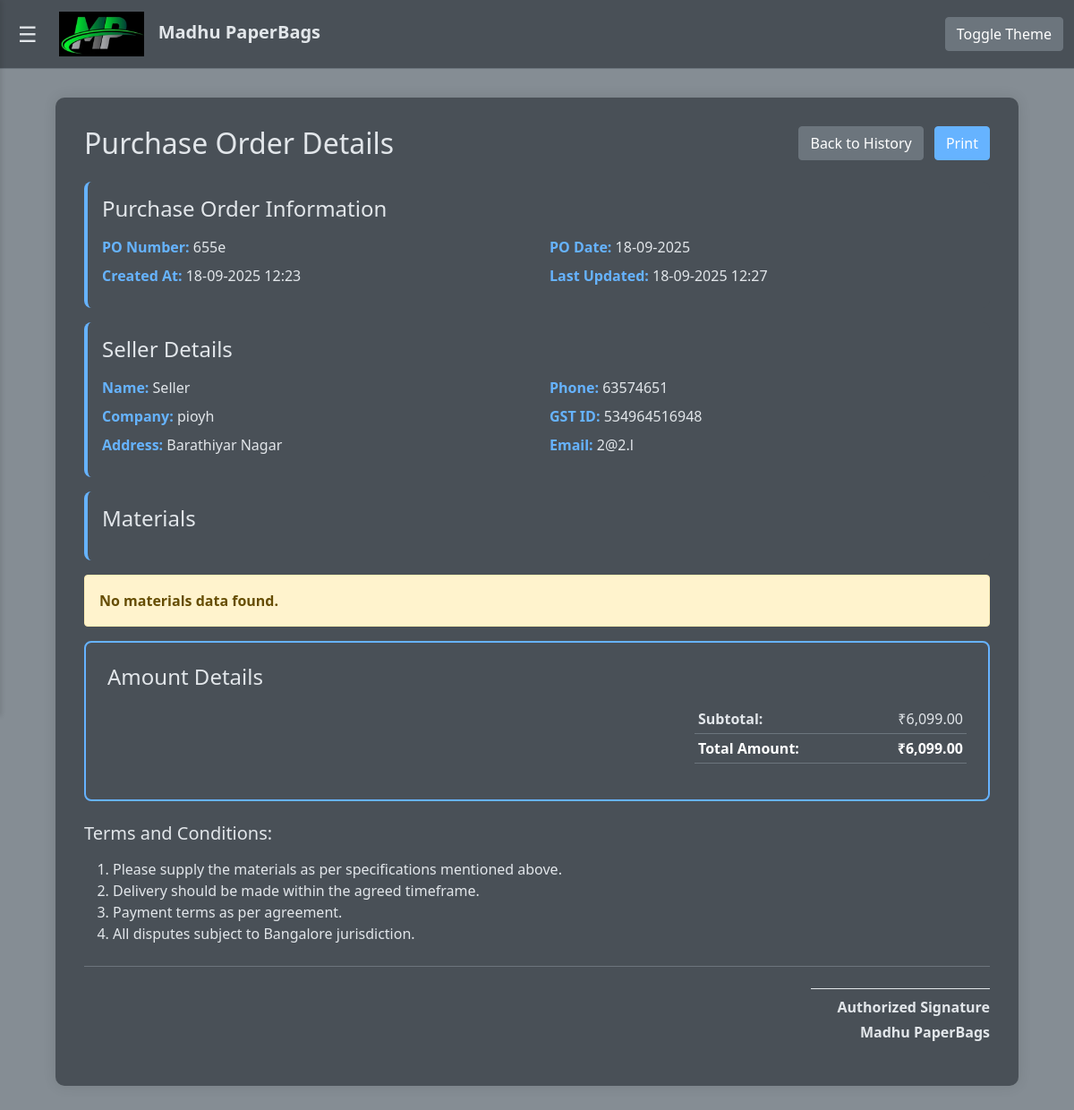
Screenshot of /view_purchase_order.php?id=2 (signed in) with the database file from the repository.
### tables this page shows
CREATE TABLE `purchase_orders` (
  `id` int(11) NOT NULL,
  `po_number` varchar(255) NOT NULL,
  `po_date` date NOT NULL,
  `seller_name` varchar(255) NOT NULL,
  `seller_company` varchar(255) NOT NULL,
  `seller_address` text NOT NULL,
  `seller_phone` varchar(20) NOT NULL,
  `seller_gst` varchar(50) DEFAULT NULL,
  `seller_email` varchar(255) DEFAULT NULL,
  `materials_data` text NOT NULL,
  `subtotal` decimal(15,2) NOT NULL DEFAULT 0.00,
  `cgst_rate` decimal(5,2) DEFAULT 0.00,
  `sgst_rate` decimal(5,2) DEFAULT 0.00,
  `igst_rate` decimal(5,2) DEFAULT 0.00,
  `cgst_amount` decimal(15,2) DEFAULT 0.00,
  `sgst_amount` decimal(15,2) DEFAULT 0.00,
  `igst_amount` decimal(15,2) DEFAULT 0.00,
  `total_amount` decimal(15,2) NOT NULL DEFAULT 0.00,
  `created_at` timestamp NOT NULL DEFAULT current_timestamp(),
  `updated_at` timestamp NOT NULL DEFAULT current_timestamp() ON UPDATE current_timestamp()
);

### view_purchase_order.php (the view, shortened to what this page needs)
<?php
require_once "config/database.php";
$po_id = isset($_GET['id']) ? intval($_GET['id']) : 0;
$sql = "SELECT * FROM purchase_orders WHERE id = ?";
$stmt = mysqli_prepare($conn, $sql);
mysqli_stmt_bind_param($stmt, "i", $po_id);
mysqli_stmt_execute($stmt);
$result = mysqli_stmt_get_result($stmt);
$po = mysqli_fetch_assoc($result);
$materials_data = json_decode($po['materials_data'], true);
if (!$materials_data) {
    $materials_data = [];
}
?>
<!DOCTYPE html>
<html lang="en">
<head>
    <link href="https://cdn.jsdelivr.net/npm/bootstrap@5.1.3/dist/css/bootstrap.min.css" rel="stylesheet">
    <link href="includes/sidebar.css" rel="stylesheet">
</head>
<body class="dark-theme">
    <?php include 'includes/sidebar.php'; ?>
    <div class="main-content">
        <div class="container">
            <div class="po-details-container">
                <div class="d-flex justify-content-between align-items-center mb-4">
                    <h2 class="main-text mb-0">Purchase Order Details</h2>
                    <div>
                        <a href="purchase_order_history.php" class="btn btn-secondary me-2">
                            <i class="fas fa-arrow-left"></i> Back to History
                        </a>
                        <button onclick="window.print()" class="btn btn-accent">
                            <i class="fas fa-print"></i> Print
                        </button>
                    </div>
                </div>
                <div class="section-header">
                    <h4 class="main-text mb-3">Purchase Order Information</h4>
                    <div class="row">
                        <div class="col-md-6">
                            <div class="info-row">
                                <span class="info-label">PO Number:</span>
                                <span><?php echo htmlspecialchars($po['po_number']); ?></span>
                            </div>
                        </div>
                        <div class="col-md-6">
                            <div class="info-row">
                                <span class="info-label">PO Date:</span>
                                <span><?php echo date('d-m-Y', strtotime($po['po_date'])); ?></span>
                            </div>
                        </div>
                        <div class="col-md-6">
                            <div class="info-row">
                                <span class="info-label">Created At:</span>
                                <span><?php echo date('d-m-Y H:i', strtotime($po['created_at'])); ?></span>
                            </div>
                        </div>
                        <div class="col-md-6">
                            <div class="info-row">
                                <span class="info-label">Last Updated:</span>
                                <span><?php echo date('d-m-Y H:i', strtotime($po['updated_at'])); ?></span>
                            </div>
                        </div>
                    </div>
                </div>
                <div class="section-header">
                    <h4 class="main-text mb-3">Seller Details</h4>
                    <div class="row">
                        <div class="col-md-6">
                            <div class="info-row">
                                <span class="info-label">Name:</span>
                                <span><?php echo htmlspecialchars($po['seller_name']); ?></span>
                            </div>
                            <div class="info-row">
                                <span class="info-label">Company:</span>
                                <span><?php echo htmlspecialchars($po['seller_company']); ?></span>
                            </div>
                            <div class="info-row">
                                <span class="info-label">Address:</span>
                                <span><?php echo nl2br(htmlspecialchars($po['seller_address'])); ?></span>
                            </div>
                        </div>
                        <div class="col-md-6">
                            <div class="info-row">
                                <span class="info-label">Phone:</span>
                                <span><?php echo htmlspecialchars($po['seller_phone']); ?></span>
                            </div>
                            <?php if (!empty($po['seller_gst'])): ?>
                            <div class="info-row">
                                <span class="info-label">GST ID:</span>
                                <span><?php echo htmlspecialchars($po['seller_gst']); ?></span>
                            </div>
                            <?php endif; ?>
                            <?php if (!empty($po['seller_email'])): ?>
                            <div class="info-row">
                                <span class="info-label">Email:</span>
                                <span><?php echo htmlspecialchars($po['seller_email']); ?></span>
                            </div>
                            <?php endif; ?>
                        </div>
                    </div>
                </div>
                <div class="section-header">
                    <h4 class="main-text mb-3">Materials</h4>
                </div>
                <?php if (!empty($materials_data)): ?>
                <div class="table-responsive mb-4">
                    <table class="table table-bordered table-hover">
                        <thead>
                            <tr>
                                <th>SL.NO</th>
                                <th>Name/Description</th>
                                <th>HSN Code</th>
                                <th>Quantity</th>
                                <th>Unit Price</th>
                                <th>Total Amount</th>
                            </tr>
                        </thead>
                        <tbody>
                            <?php
                            $sl_no = 1;
                            foreach ($materials_data as $item):
                                $item_total = floatval($item['price_per_unit']) * intval($item['quantity']);
                            ?>
                            <tr>
                                <td><?php echo $sl_no++; ?></td>
                                <td><?php echo htmlspecialchars($item['name']); ?></td>
                                <td><?php echo htmlspecialchars($item['hsn_code']); ?></td>
                                <td><?php echo intval($item['quantity']); ?></td>
                                <td>₹<?php echo number_format(floatval($item['price_per_unit']), 2); ?></td>
                                <td>₹<?php echo number_format($item_total, 2); ?></td>
                            </tr>
                            <?php endforeach; ?>
                        </tbody>
                    </table>
                </div>
                <?php else: ?>
                <div class="alert alert-warning">
                    <strong>No materials data found.</strong>
                </div>
                <?php endif; ?>
                <div class="total-section">
                    <h4 class="main-text mb-3">Amount Details</h4>
                    <div class="row">
                        <div class="col-md-8"></div>
                        <div class="col-md-4">
                            <table class="table table-sm">
                                <tr>
                                    <td><strong>Subtotal:</strong></td>
                                    <td class="text-end">₹<?php echo number_format($po['subtotal'], 2); ?></td>
                                </tr>
                                <tr style="background-color: var(--accent-color); color: white;">
                                    <td><strong>Total Amount:</strong></td>
                                    <td class="text-end"><strong>₹<?php echo number_format($po['total_amount'], 2); ?></strong></td>
                                </tr>
                            </table>
                        </div>
                    </div>
                </div>
                <div class="mt-4">
                    <h5 class="main-text mb-3">Terms and Conditions:</h5>
                    <ol class="main-text">
                        <li>Please supply the materials as per specifications mentioned above.</li>
                        <li>Delivery should be made within the agreed timeframe.</li>
                        <li>Payment terms as per agreement.</li>
                        <li>All disputes subject to Bangalore jurisdiction.</li>
                    </ol>
                </div>
                <div class="text-end mt-4 pt-4" style="border-top: 1px solid var(--form-border);">
                    <div style="border-top: 1px solid var(--text-color); width: 200px; margin-left: auto; padding-top: 0.5rem;">
                        <p class="main-text mb-1"><strong>Authorized Signature</strong></p>
                        <p class="main-text"><strong>Madhu PaperBags</strong></p>
                    </div>
                </div>
            </div>
        </div>
    </div>
</body>
</html>

### includes/sidebar.css (style rules this page uses)
.main-content { transition: margin-left 0.3s ease; }

### view_purchase_order.php (style rules this page uses)
:root { --background-color: #f8f9fa; --text-color: #212529; --accent-color: #007bff; --form-bg: #ffffff; --form-border: #dee2e6; --table-bg: #ffffff; --table-border: #dee2e6; --table-hover-bg: #f8f9fa; --section-bg: #f8f9fa; }
body.dark-theme { --background-color: rgb(133, 141, 148); --text-color: #e2e6ea; --accent-color: #66b3ff; --form-bg: #495057; --form-border: #6c757d; --table-bg: #495057; --table-border: #6c757d; --table-hover-bg: #5a6268; --section-bg: #495057; }
body { background: var(--background-color); color: var(--text-color); min-height: 100vh; transition: background 0.3s ease, color 0.3s ease; }
.container { padding: 2rem; }
.po-details-container { background: var(--form-bg); padding: 2rem; border-radius: 10px; box-shadow: 0 0 15px rgba(0, 0, 0, 0.1); transition: background 0.3s ease, box-shadow 0.3s ease; }
.main-text { color: var(--text-color); transition: color 0.3s ease; }
.section-header { background: var(--section-bg); padding: 1rem; border-radius: 8px; margin-bottom: 1rem; border-left: 4px solid var(--accent-color); }
.info-row { margin-bottom: 0.5rem; }
.info-label { font-weight: bold; color: var(--accent-color); }
.table { color: var(--text-color); background: var(--table-bg); }
.table th, .table td { background: var(--table-bg); border-color: var(--table-border); transition: background 0.3s ease, border-color 0.3s ease; }
.btn-accent { background: var(--accent-color); border: 1px solid var(--accent-color); color: white; transition: all 0.3s ease; }
.total-section { background: var(--section-bg); padding: 1.5rem; border-radius: 8px; border: 2px solid var(--accent-color); }

### rows the page displays
purchase_orders: po_number "655e", po_date "18-09-2025", created_at "18-09-2025 12:23", updated_at "18-09-2025 12:27", seller_name "Seller", seller_company "pioyh", seller_address "Barathiyar Nagar", seller_phone "63574651", seller_gst "534964516948", seller_email "2@2.l", subtotal "6,099.00", total_amount "6,099.00"
